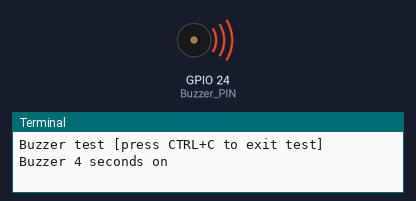
The program below on a simulated Raspberry Pi (BCM pin numbers). Shown: buzzer (waves = sounding, pin HIGH), the last lines printed to the terminal.

Above: at 2.0 s.
At 5.0 s:
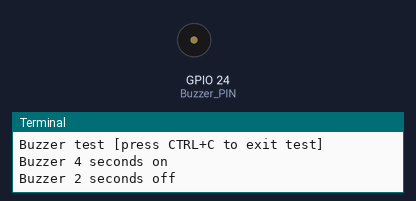
Timing chart, 0 to 7.8 s (numbered marks = the images above):
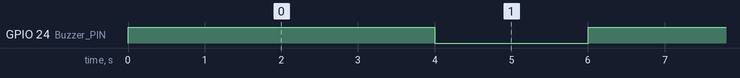

The program:

basic.py
```python
import RPi.GPIO as GPIO
import time

GPIO.setmode(GPIO.BCM)

# Here the input pin is declared, to which the buzzer is connected.
Buzzer_PIN = 24
GPIO.setup(Buzzer_PIN, GPIO.OUT, initial= GPIO.LOW)

print("Buzzer test [press CTRL+C to exit test]")

# main program loop
try:
    while True:
        print("Buzzer 4 seconds on")
        GPIO.output(Buzzer_PIN,GPIO.HIGH) #buzzer is switched on
        time.sleep(4)#wait for 4 seconds
        print("Buzzer 2 seconds off")
        GPIO.output(Buzzer_PIN,GPIO.LOW) #buzzer is switched off
        time.sleep(2)#wait two seconds

except KeyboardInterrupt:
    GPIO.cleanup()
```

Measured:
- by itself, GPIO 24 (Buzzer_PIN): alternates HIGH for 4.0 s and LOW for 2.0 s
